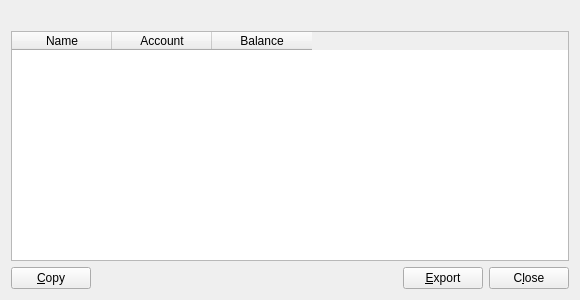
<?xml version="1.0" encoding="UTF-8"?>
<ui version="4.0">
 <class>AccountsPage</class>
 <widget class="QWidget" name="AccountsPage">
  <property name="geometry">
   <rect>
    <x>0</x>
    <y>0</y>
    <width>580</width>
    <height>300</height>
   </rect>
  </property>
  <layout class="QVBoxLayout" name="verticalLayout">
   <item>
    <widget class="QLabel" name="labelExplanation">
     <property name="textFormat">
      <enum>Qt::PlainText</enum>
     </property>
     <property name="wordWrap">
      <bool>true</bool>
     </property>
    </widget>
   </item>
   <item>
    <widget class="QTableWidget" name="tableWidget">
     <property name="contextMenuPolicy">
      <enum>Qt::CustomContextMenu</enum>
     </property>
     <property name="tabKeyNavigation">
      <bool>false</bool>
     </property>
     <property name="alternatingRowColors">
      <bool>true</bool>
     </property>
     <property name="selectionMode">
      <enum>QAbstractItemView::SingleSelection</enum>
     </property>
     <property name="selectionBehavior">
      <enum>QAbstractItemView::SelectRows</enum>
     </property>
     <property name="sortingEnabled">
      <bool>true</bool>
     </property>
     <property name="columnCount">
      <number>3</number>
     </property>
     <attribute name="headerShowSortIndicator" stdset="0">
      <bool>true</bool>
     </attribute>
     <attribute name="verticalHeaderVisible">
      <bool>false</bool>
     </attribute>
     <column>
      <property name="text">
       <string>Name</string>
      </property>
     </column>
     <column>
      <property name="text">
       <string>Account</string>
      </property>
     </column>
     <column>
      <property name="text">
       <string>Balance</string>
      </property>
     </column>
    </widget>
   </item>
   <item>
    <layout class="QHBoxLayout" name="horizontalLayout">
     <item>
      <widget class="QPushButton" name="copyAddress">
       <property name="toolTip">
        <string>Copy the currently selected address to the system clipboard</string>
       </property>
       <property name="text">
        <string>&amp;Copy</string>
       </property>
      </widget>
     </item>
     <item>
      <spacer name="horizontalSpacer">
       <property name="orientation">
        <enum>Qt::Horizontal</enum>
       </property>
       <property name="sizeHint" stdset="0">
        <size>
         <width>40</width>
         <height>20</height>
        </size>
       </property>
      </spacer>
     </item>
     <item>
      <widget class="QPushButton" name="exportButton">
       <property name="toolTip">
        <string>Export the data in the current tab to a file</string>
       </property>
       <property name="text">
        <string>&amp;Export</string>
       </property>
       <property name="icon">
        <iconset resource="../anoncoin.qrc">
         <normaloff>:/icons/export</normaloff>:/icons/export</iconset>
       </property>
      </widget>
     </item>
     <item>
      <widget class="QPushButton" name="closeButton">
       <property name="sizePolicy">
        <sizepolicy hsizetype="Minimum" vsizetype="Minimum">
         <horstretch>0</horstretch>
         <verstretch>0</verstretch>
        </sizepolicy>
       </property>
       <property name="text">
        <string>C&amp;lose</string>
       </property>
      </widget>
     </item>
    </layout>
   </item>
  </layout>
 </widget>
 <resources>
  <include location="../anoncoin.qrc"/>
 </resources>
 <connections/>
</ui>
